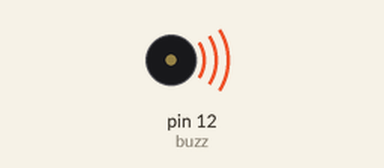
The sketch below on a simulated Arduino Uno, built with avr-gcc and run on an emulated ATmega328P. On the bench: buzzer (waves = sounding).

Above: at 0.2 s.
At 9.7 s:
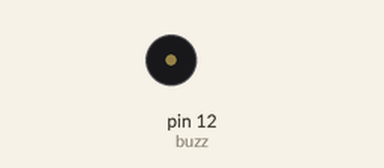
Timing chart, 0 to 10.4 s (numbered marks = the images above):
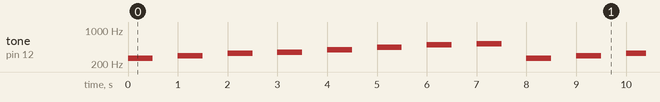

Measured:
- by itself, tone on pin 12 (buzz): repeats every 8.0 s: silent 0.50 s, 294 Hz 0.50 s, silent 0.50 s, 330 Hz 0.50 s, silent 0.50 s, 349 Hz 0.50 s, silent 0.50 s, 392 Hz 0.50 s, silent 0.50 s, 440 Hz 0.50 s, silent 0.50 s, 494 Hz 0.50 s, silent 0.50 s, 524 Hz 0.50 s, silent 0.50 s, 262 Hz 0.50 s

The sketch:

encender-buzzer-pasivo.ino
```cpp
/*Este código demuestra el uso de la función tone()

con el parámetro de duración.

*/
// --- 1. Definición de las Frecuencias (en Hz) ---

// Creamos variables para hacer el código legible.

// Estos son los estándares de la escala temperada.

int Do = 262;

int Re = 294;

int Mi = 330;

int Fa = 349;

int Sol = 392;

int La = 440; // Frecuencia estándar de afinación (La 4)

int Si = 494;

int Do2 = 524; // Do agudo (una octava arriba)
// --- 2. Definición de Pines y Variables ---

int buzz = 12; // Pin digital donde conectamos el zumbador

int wait = 500; // Variable para la DURACIÓN de la nota (en ms)
// --- 3. Configuración Inicial (se ejecuta UNA vez) ---

void setup() {

// Configuramos el pin del zumbador como una SALIDA.

// El Arduino enviará una señal HACIA el zumbador.

pinMode(buzz, OUTPUT);

}
// --- 4. Bucle Principal (se repite indefinidamente) ---

void loop() {
// Tocar la escala nota por nota
// Toca Do (262Hz) por 500ms

tone(buzz, Do, wait);

// Espera 1 segundo ANTES de tocar la siguiente nota

delay(1000);
// Toca Re (294Hz) por 500ms

tone(buzz, Re, wait);

delay(1000); // Espera 1s
// Toca Mi (330Hz) por 500ms

tone(buzz, Mi, wait);

delay(1000); // Espera 1s
// Toca Fa (349Hz) por 500ms

tone(buzz, Fa, wait);

delay(1000); // Espera 1s
// Toca Sol (392Hz) por 500ms

tone(buzz, Sol, wait);

delay(1000); // Espera 1s
// Toca La (440Hz) por 500ms

tone(buzz, La, wait);

delay(1000); // Espera 1s
// Toca Si (494Hz) por 500ms

tone(buzz, Si, wait);

delay(1000); // Espera 1s
// Toca Do Agudo (524Hz) por 500ms

tone(buzz, Do2, wait);

delay(1000); // Espera 1s
// Detenemos cualquier sonido por si acaso.

// Buena práctica antes de que el loop repita.

noTone(buzz);

}
```
